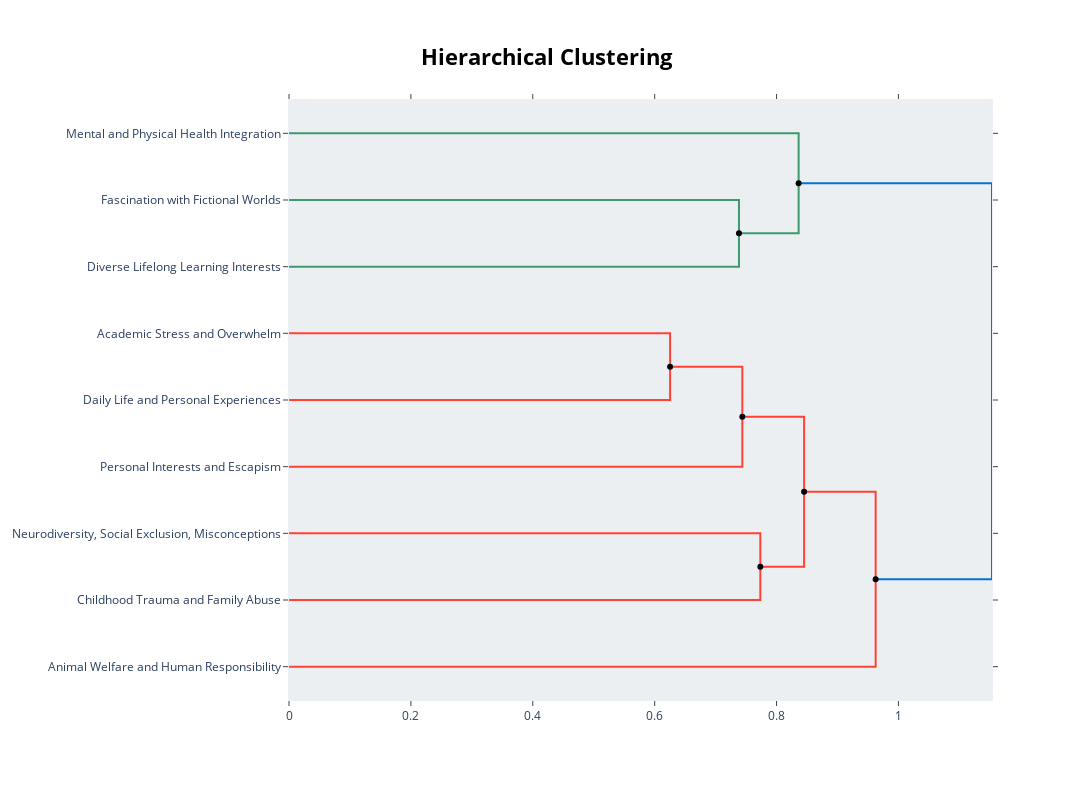
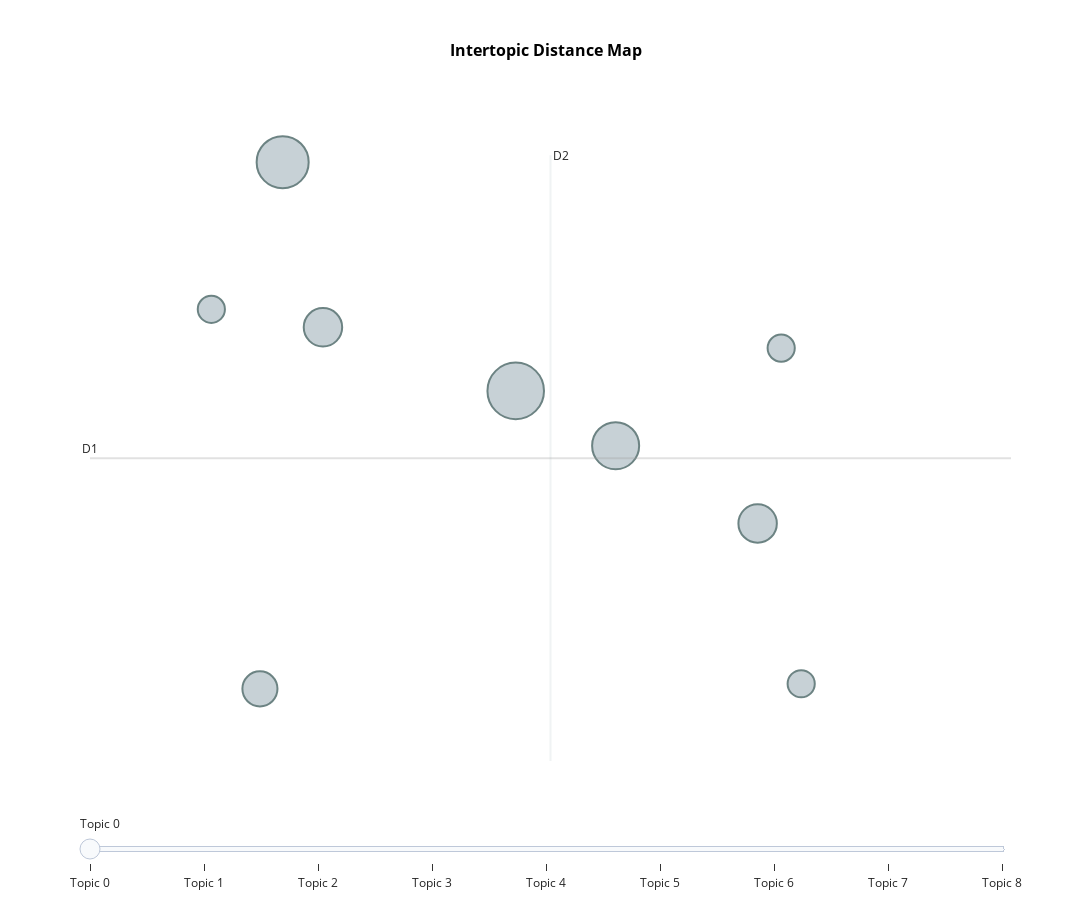

Notebook code cell kept with these figures, in order:
### Markdown cell above
# Female ADHD

### Code cell
folder = next(f for f in folders if f.startswith("Female_ADHD_"))
print(folder)
df_group, topic_model, output_folder = preliminary_steps(folder)
check_hierarchy(topic_model, df_group, output_folder, "Female_ADHD")

### Figure 1 — Plotly figure (JSON) as saved in the notebook; plotly's stock layout.template omitted (floating-point values rounded to 4 significant figures)
{"data": [{"hoverinfo": "text", "marker": {"color": "rgb(61,153,112)"}, "mode": "lines", "text": ["Fascination with Fictional Worlds", "", "", "Diverse Lifelong Learning Interests"], "type": "scatter", "x": [0.0, 0.7384, 0.7384, 0.0], "xaxis": "x", "y": [-15.0, -15.0, -25.0, -25.0], "yaxis": "y"}, {"hoverinfo": "text", "marker": {"color": "rgb(61,153,112)"}, "mode": "lines", "text": ["Mental and Physical Health Integration", "", "", "tão_interesse especial_especial_tudo_interesse"], "type": "scatter", "x": [0.0, 0.8362, 0.8362, 0.7384], "xaxis": "x", "y": [-5.0, -5.0, -20.0, -20.0], "yaxis": "y"}, {"hoverinfo": "text", "marker": {"color": "rgb(255,65,54)"}, "mode": "lines", "text": ["Academic Stress and Overwhelm", "", "", "Daily Life and Personal Experiences"], "type": "scatter", "x": [0.0, 0.6253, 0.6253, 0.0], "xaxis": "x", "y": [-35.0, -35.0, -45.0, -45.0], "yaxis": "y"}, {"hoverinfo": "text", "marker": {"color": "rgb(255,65,54)"}, "mode": "lines", "text": ["fazer_dia_hoje_semana_trabalho", "", "", "Personal Interests and Escapism"], "type": "scatter", "x": [0.6253, 0.7439, 0.7439, 0.0], "xaxis": "x", "y": [-40.0, -40.0, -55.0, -55.0], "yaxis": "y"}, {"hoverinfo": "text", "marker": {"color": "rgb(255,65,54)"}, "mode": "lines", "text": ["Neurodiversity, Social Exclusion, Misconceptions", "", "", "Childhood Trauma and Family Abuse"], "type": "scatter", "x": [0.0, 0.7734, 0.7734, 0.0], "xaxis": "x", "y": [-65.0, -65.0, -75.0, -75.0], "yaxis": "y"}, {"hoverinfo": "text", "marker": {"color": "rgb(255,65,54)"}, "mode": "lines", "text": ["dia_fazer_hoje_ainda_porque", "", "", "phda_pessoas_vida_onde_porque"], "type": "scatter", "x": [0.7439, 0.8453, 0.8453, 0.7734], "xaxis": "x", "y": [-47.5, -47.5, -70.0, -70.0], "yaxis": "y"}, {"hoverinfo": "text", "marker": {"color": "rgb(255,65,54)"}, "mode": "lines", "text": ["porque_hoje_ainda_dia_bem", "", "", "Animal Welfare and Human Responsibility"], "type": "scatter", "x": [0.8453, 0.9626, 0.9626, 0.0], "xaxis": "x", "y": [-58.75, -58.75, -85.0, -85.0], "yaxis": "y"}, {"hoverinfo": "text", "marker": {"color": "rgb(0,116,217)"}, "mode": "lines", "text": ["saúde_interesse_tudo_tão_interesse especial", "", "", "porque_hoje_ainda_dia_fazer"], "type": "scatter", "x": [0.8362, 1.154, 1.154, 0.9626], "xaxis": "x", "y": [-12.5, -12.5, -71.88, -71.88], "yaxis": "y"}, {"hoverinfo": "text", "hovertext": ["fazer_dia_hoje_semana_trabalho", "dia_fazer_hoje_ainda_porque", "porque_hoje_ainda_dia_bem", "saúde_interesse_tudo_tão_interesse especial"], "marker": {"color": "black"}, "mode": "markers", "showlegend": false, "type": "scatter", "x": [0.6253, 0.7439, 0.8453, 0.8362], "y": [-40, -47.5, -58.75, -12.5]}, {"hoverinfo": "text", "hovertext": ["tão_interesse especial_especial_tudo_interesse", "phda_pessoas_vida_onde_porque", "porque_hoje_ainda_dia_fazer"], "marker": {"color": "black"}, "mode": "markers", "showlegend": false, "type": "scatter", "x": [0.7384, 0.7734, 0.9626], "y": [-20, -70, -71.88]}], "layout": {"autosize": false, "height": 800, "hoverlabel": {"bgcolor": "white", "font": {"family": "Rockwell", "size": 16}}, "hovermode": "closest", "margin": {"b": 100, "l": 100, "r": 100, "t": 100}, "plot_bgcolor": "#ECEFF1", "showlegend": false, "title": {"font": {"color": "Black", "size": 22}, "text": "<b>Hierarchical Clustering</b>", "x": 0.5, "xanchor": "center", "yanchor": "top"}, "width": 1400, "xaxis": {"mirror": "allticks", "rangemode": "tozero", "showgrid": false, "showline": true, "showticklabels": true, "ticks": "outside", "type": "linear", "zeroline": false}, "yaxis": {"mirror": "allticks", "range": [-90, 0], "rangemode": "tozero", "showgrid": false, "showline": true, "showticklabels": true, "tickmode": "array", "ticks": "outside", "ticktext": ["Mental and Physical Health Integration", "Fascination with Fictional Worlds", "Diverse Lifelong Learning Interests", "Academic Stress and Overwhelm", "Daily Life and Personal Experiences", "Personal Interests and Escapism", "Neurodiversity, Social Exclusion, Misconceptions", "Childhood Trauma and Family Abuse", "Animal Welfare and Human Responsibility"], "tickvals": [-5, -15, -25, -35, -45, -55, -65, -75, -85], "type": "linear", "zeroline": false}}}

### Figure 2 — Plotly figure (JSON) as saved in the notebook; plotly's stock layout.template omitted (floating-point values rounded to 4 significant figures)
{"data": [{"customdata": [[0, "Daily Life and Personal Experiences", 13], [1, "Neurodiversity, Social Exclusion, Misconceptions", 11], [2, "Academic Stress and Overwhelm", 9], [3, "Childhood Trauma and Family Abuse", 6], [4, "Personal Interests and Escapism", 6], [5, "Mental and Physical Health Integration", 5], [6, "Fascination with Fictional Worlds", 3], [7, "Animal Welfare and Human Responsibility", 3], [8, "Diverse Lifelong Learning Interests", 3]], "hovertemplate": "<b>Topic %{customdata[0]}</b><br>%{customdata[1]}<br>Size: %{customdata[2]}", "legendgroup": "", "marker": {"color": "#B0BEC5", "line": {"color": "DarkSlateGrey", "width": 2}, "size": [13, 11, 9, 6, 6, 5, 3, 3, 3], "sizemode": "area", "sizeref": 0.008125, "symbol": "circle"}, "mode": "markers", "name": "", "orientation": "v", "showlegend": false, "type": "scatter", "x": [7.247, 5.73, 7.898, 5.992, 8.822, 5.582, 8.975, 5.266, 9.105], "xaxis": "x", "y": [-0.5584, 0.1393, -0.7257, -0.3643, -0.9628, -1.467, -0.4278, -0.3095, -1.452], "yaxis": "y"}], "layout": {"annotations": [{"showarrow": false, "text": "D1", "x": 4.476, "y": -0.7636, "yshift": 10}, {"showarrow": false, "text": "D2", "x": 7.474, "xshift": 10, "y": 0.1602}], "height": 900, "hoverlabel": {"bgcolor": "white", "font": {"family": "Rockwell", "size": 16}}, "legend": {"itemsizing": "constant", "tracegroupgap": 0}, "margin": {"b": 80, "l": 80, "r": 80, "t": 100}, "shapes": [{"line": {"color": "#CFD8DC", "width": 2}, "type": "line", "x0": 7.474, "x1": 7.474, "y0": -1.688, "y1": 0.1602}, {"line": {"color": "#9E9E9E", "width": 2}, "type": "line", "x0": 4.476, "x1": 10.47, "y0": -0.7636, "y1": -0.7636}], "sliders": [{"active": 0, "pad": {"t": 50}, "steps": [{"args": [{"marker.color": [["red", "#B0BEC5", "#B0BEC5", "#B0BEC5", "#B0BEC5", "#B0BEC5", "#B0BEC5", "#B0BEC5", "#B0BEC5"]]}], "label": "Topic 0", "method": "update"}, {"args": [{"marker.color": [["#B0BEC5", "red", "#B0BEC5", "#B0BEC5", "#B0BEC5", "#B0BEC5", "#B0BEC5", "#B0BEC5", "#B0BEC5"]]}], "label": "Topic 1", "method": "update"}, {"args": [{"marker.color": [["#B0BEC5", "#B0BEC5", "red", "#B0BEC5", "#B0BEC5", "#B0BEC5", "#B0BEC5", "#B0BEC5", "#B0BEC5"]]}], "label": "Topic 2", "method": "update"}, {"args": [{"marker.color": [["#B0BEC5", "#B0BEC5", "#B0BEC5", "red", "#B0BEC5", "#B0BEC5", "#B0BEC5", "#B0BEC5", "#B0BEC5"]]}], "label": "Topic 3", "method": "update"}, {"args": [{"marker.color": [["#B0BEC5", "#B0BEC5", "#B0BEC5", "#B0BEC5", "red", "#B0BEC5", "#B0BEC5", "#B0BEC5", "#B0BEC5"]]}], "label": "Topic 4", "method": "update"}, {"args": [{"marker.color": [["#B0BEC5", "#B0BEC5", "#B0BEC5", "#B0BEC5", "#B0BEC5", "red", "#B0BEC5", "#B0BEC5", "#B0BEC5"]]}], "label": "Topic 5", "method": "update"}, {"args": [{"marker.color": [["#B0BEC5", "#B0BEC5", "#B0BEC5", "#B0BEC5", "#B0BEC5", "#B0BEC5", "red", "#B0BEC5", "#B0BEC5"]]}], "label": "Topic 6", "method": "update"}, {"args": [{"marker.color": [["#B0BEC5", "#B0BEC5", "#B0BEC5", "#B0BEC5", "#B0BEC5", "#B0BEC5", "#B0BEC5", "red", "#B0BEC5"]]}], "label": "Topic 7", "method": "update"}, {"args": [{"marker.color": [["#B0BEC5", "#B0BEC5", "#B0BEC5", "#B0BEC5", "#B0BEC5", "#B0BEC5", "#B0BEC5", "#B0BEC5", "red"]]}], "label": "Topic 8", "method": "update"}]}], "title": {"font": {"color": "Black", "size": 16}, "text": "<b>Intertopic Distance Map</b>", "x": 0.5, "xanchor": "center", "y": 0.95, "yanchor": "top"}, "width": 1200, "xaxis": {"anchor": "y", "automargin": true, "domain": [0, 1], "gridcolor": "rgba(0,0,0,0.1)", "showgrid": true, "title": {"text": ""}, "visible": false}, "yaxis": {"anchor": "x", "automargin": true, "domain": [0, 1], "gridcolor": "rgba(0,0,0,0.1)", "showgrid": true, "title": {"text": ""}, "visible": false}}}
